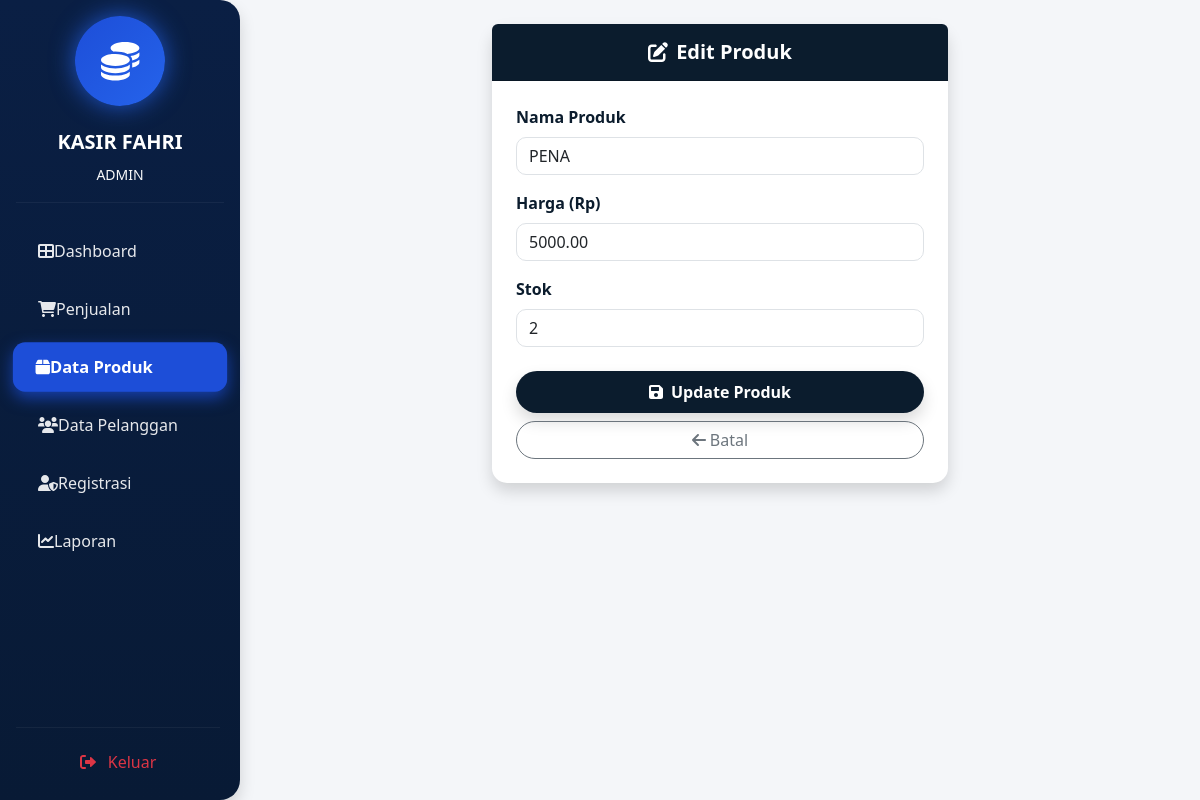
Screenshot of /admin/produk/edit.php?id=2 (signed in) with the database file from the repository.
### tables this page shows
CREATE TABLE `produk` (
  `ProdukID` int(11) NOT NULL,
  `NamaProduk` varchar(255) NOT NULL,
  `Harga` decimal(10,2) NOT NULL,
  `Stok` int(11) NOT NULL
);

### admin/produk/edit.php (the view, shortened to what this page needs)
<?php
include '../../main/connect.php';
$id = $_GET['id'];
$data = mysqli_query($conn, "SELECT * FROM produk WHERE ProdukID='$id'");
$d = mysqli_fetch_array($data);
?>
<!DOCTYPE html>
<html lang="id">
<head>
    <link href="https://cdn.jsdelivr.net/npm/bootstrap@5.3.0/dist/css/bootstrap.min.css" rel="stylesheet">
</head>
<body>
<div class="d-flex">
    <?php include '../../template/sidebar.php'; ?>
    <div class="container-fluid p-4">
        <div class="col-md-6 mx-auto">
            <div class="card shadow border-0 card-custom">
                <div class="card-header bg-navy text-white py-3 text-center rounded-top">
                    <h5 class="fw-bold m-0">
                        <i class="fas fa-edit me-2"></i>Edit Produk
                    </h5>
                </div>
                <div class="card-body p-4">
                    <form id="formEdit" action="proses_edit.php" method="POST">
                        <div class="mb-3">
                            <label class="form-label fw-bold text-navy">Nama Produk</label>
                            <input type="text" name="NamaProduk" class="form-control" value="<?= $d['NamaProduk']; ?>" required>
                        </div>
                        <div class="mb-3">
                            <label class="form-label fw-bold text-navy">Harga (Rp)</label>
                            <input type="number" name="Harga" class="form-control" value="<?= $d['Harga']; ?>" required>
                        </div>
                        <div class="mb-3">
                            <label class="form-label fw-bold text-navy">Stok</label>
                            <input type="number" name="Stok" class="form-control" value="<?= $d['Stok']; ?>" required>
                        </div>
                        <div class="d-grid gap-2 mt-4">
                            <button type="button" onclick="confirmEdit()" class="btn btn-navy fw-bold p-2 shadow">
                                <i class="fas fa-save me-2"></i>Update Produk
                            </button>
                            <a href="index.php" class="btn btn-outline-secondary rounded-pill">
                                <i class="fas fa-arrow-left me-1"></i>Batal
                            </a>
                        </div>
                    </form>
                </div>
            </div>
        </div>
    </div>
</div>
</body>
</html>

### admin/produk/edit.php (style rules this page uses)
body { background: #f4f6f9; }
.card-custom { border-radius: 15px; }
.bg-navy { background-color: #0b1c2d !important; }
.text-navy { color: #0b1c2d; }
.btn-navy { background-color: #0b1c2d; color: #fff; border-radius: 30px; transition: 0.3s; }
.form-control { border-radius: 10px; }

### rows the page displays
produk: NamaProduk "PENA", Harga "5000.00", Stok "2"

### other values shown
$role "ADMIN"
